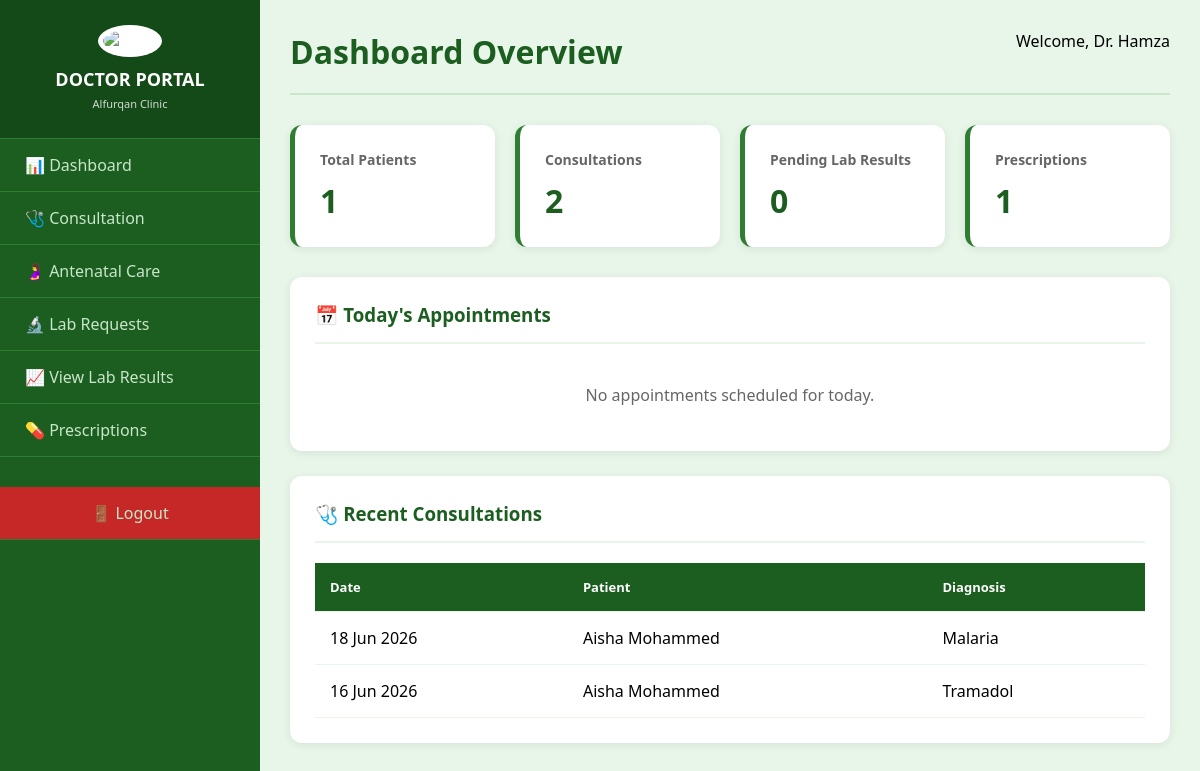
/doctor/dashboard.php (signed in), run on the app's committed database.
### tables this page shows
CREATE TABLE `consultations` (
  `id` int(11) NOT NULL,
  `patient_id` int(11) NOT NULL,
  `doctor_id` int(11) NOT NULL,
  `symptoms` text DEFAULT NULL,
  `diagnosis` text DEFAULT NULL,
  `prescription` text DEFAULT NULL,
  `visit_date` timestamp NOT NULL DEFAULT current_timestamp()
);

CREATE TABLE `patients` (
  `id` int(11) NOT NULL,
  `name` varchar(100) NOT NULL,
  `age` int(11) DEFAULT NULL,
  `gender` enum('Male','Female') NOT NULL,
  `phone` varchar(15) DEFAULT NULL,
  `address` text DEFAULT NULL,
  `allergies` text DEFAULT NULL,
  `medical_conditions` text DEFAULT NULL,
  `patient_status` enum('Stable','Critical','Recovering','Discharged','Pending') DEFAULT 'Pending',
  `reg_date` timestamp NOT NULL DEFAULT current_timestamp()
);

### doctor/dashboard.php (the view, shortened to what this page needs)
<?php
include '../config/db.php';
$doctor_id = $_SESSION['user_id'];
$total_patients = $conn->query("SELECT COUNT(DISTINCT patient_id) as total FROM consultations WHERE doctor_id = $doctor_id")->fetch_assoc()['total'] ?? 0;
$total_consultations = $conn->query("SELECT COUNT(*) as total FROM consultations WHERE doctor_id = $doctor_id")->fetch_assoc()['total'] ?? 0;
$pending_lab = $conn->query("SELECT COUNT(*) as total FROM lab_requests WHERE doctor_id = $doctor_id AND status = 'Pending'")->fetch_assoc()['total'] ?? 0;
$total_prescriptions = $conn->query("SELECT COUNT(*) as total FROM prescriptions WHERE doctor_id = $doctor_id")->fetch_assoc()['total'] ?? 0;
$recent_consultations = $conn->query("SELECT c.*, p.name as patient_name FROM consultations c JOIN patients p ON c.patient_id = p.id WHERE c.doctor_id = $doctor_id ORDER BY c.visit_date DESC LIMIT 5");
$today_apts = $conn->query("SELECT a.*, p.name as patient_name, p.phone FROM appointments a JOIN patients p ON a.patient_id = p.id WHERE a.doctor_id = $doctor_id AND DATE(a.appointment_date) = CURDATE() ORDER BY a.appointment_time ASC");
?>
<!DOCTYPE html>
<html lang="en">
<head>
</head>
<body>
    <div class="sidebar">
        <div class="sidebar-header">
            <img src="../assets/logo.png" alt="Logo">
            <h2>DOCTOR PORTAL</h2><small>Alfurqan Clinic</small>
        </div>
        <div class="sidebar-menu">
    <a href="dashboard.php">📊 Dashboard</a>
    <a href="consultation.php">🩺 Consultation</a>
    <a href="antenatal.php">🤰 Antenatal Care</a>
    <a href="request_lab_test.php">🔬 Lab Requests</a>
    <a href="view_lab_results.php">📈 View Lab Results</a>
    <a href="prescribe_drug.php">💊 Prescriptions</a>
    <a href="../logout.php" class="logout-btn">🚪 Logout</a>
</div>
    </div>
    <div class="main-content">
        <div class="header">
            <h1> Dashboard Overview</h1>
            <span>Welcome, Dr. <?php echo htmlspecialchars($_SESSION['username']); ?></span>
        </div>
        <div class="stats-grid">
            <div class="stat-card"><h3>Total Patients</h3><p><?php echo $total_patients; ?></p></div>
            <div class="stat-card"><h3>Consultations</h3><p><?php echo $total_consultations; ?></p></div>
            <div class="stat-card"><h3>Pending Lab Results</h3><p><?php echo $pending_lab; ?></p></div>
            <div class="stat-card"><h3>Prescriptions</h3><p><?php echo $total_prescriptions; ?></p></div>
        </div>
        <div class="section">
            <h3>📅 Today's Appointments</h3>
            <?php if ($today_apts->num_rows > 0): ?>
            <table>
                <thead><tr><th>Time</th><th>Patient</th><th>Phone</th><th>Reason</th><th>Status</th></tr></thead>
                <tbody>
                    <?php while($apt = $today_apts->fetch_assoc()): ?>
                    <tr>
                        <td><?php echo date('g:i A', strtotime($apt['appointment_time'])); ?></td>
                        <td><?php echo htmlspecialchars($apt['patient_name']); ?></td>
                        <td><?php echo $apt['phone']; ?></td>
                        <td><?php echo htmlspecialchars(substr($apt['reason'], 0, 30)); ?>...</td>
                        <td><span class="badge bg-<?php echo strtolower($apt['status']); ?>"><?php echo $apt['status']; ?></span></td>
                    </tr>
                    <?php endwhile; ?>
                </tbody>
            </table>
            <?php else: ?>
            <p style="color: #666; text-align: center; padding: 20px;">No appointments scheduled for today.</p>
            <?php endif; ?>
        </div>
        <div class="section">
            <h3>🩺 Recent Consultations</h3>
            <?php if ($recent_consultations->num_rows > 0): ?>
            <table>
                <thead><tr><th>Date</th><th>Patient</th><th>Diagnosis</th></tr></thead>
                <tbody>
                    <?php while($c = $recent_consultations->fetch_assoc()): ?>
                    <tr>
                        <td><?php echo date('d M Y', strtotime($c['visit_date'])); ?></td>
                        <td><?php echo htmlspecialchars($c['patient_name']); ?></td>
                        <td><?php echo htmlspecialchars($c['diagnosis']); ?></td>
                    </tr>
                    <?php endwhile; ?>
                </tbody>
            </table>
            <?php else: ?>
            <p style="color: #666; text-align: center; padding: 20px;">No recent consultations.</p>
            <?php endif; ?>
        </div>
    </div>
</body>
</html>

### doctor/dashboard.php (style rules this page uses)
* { margin: 0; padding: 0; box-sizing: border-box; }
body { font-family: 'Segoe UI', sans-serif; background: #e8f5e9; display: flex; }
.sidebar { width: 260px; background: #1b5e20; color: white; height: 100vh; position: fixed; }
.sidebar-header { text-align: center; padding: 25px 20px; border-bottom: 1px solid #2e7d32; background: #144a18; }
.sidebar-header img { width: 70px; height: 70px; margin-bottom: 10px; background: white; border-radius: 50%; padding: 5px; }
.sidebar-header h2 { font-size: 18px; }
.sidebar-header small { font-size: 11px; opacity: 0.8; }
.sidebar-menu a { display: flex; align-items: center; gap: 15px; padding: 15px 25px; color: #c8e6c9; text-decoration: none; border-bottom: 1px solid #2e7d32; transition: 0.3s; }
.logout-btn { background: #c62828 !important; justify-content: center; margin-top: 30px; }
.main-content { margin-left: 260px; padding: 30px; width: calc(100% - 260px); }
.header { display: flex; justify-content: space-between; margin-bottom: 30px; padding-bottom: 20px; border-bottom: 2px solid #c8e6c9; }
.header h1 { color: #1b5e20; }
.stats-grid { display: grid; grid-template-columns: repeat(auto-fit, minmax(200px, 1fr)); gap: 20px; margin-bottom: 30px; }
.stat-card { background: white; padding: 25px; border-radius: 12px; box-shadow: 0 2px 10px rgba(0,0,0,0.08); border-left: 5px solid #2e7d32; }
.stat-card h3 { color: #666; font-size: 14px; margin-bottom: 10px; }
.stat-card p { color: #1b5e20; font-size: 32px; font-weight: bold; }
.section { background: white; padding: 25px; border-radius: 12px; box-shadow: 0 2px 10px rgba(0,0,0,0.08); margin-bottom: 25px; }
.section h3 { color: #1b5e20; margin-bottom: 20px; border-bottom: 2px solid #e8f5e9; padding-bottom: 15px; }
table { width: 100%; border-collapse: collapse; }
th, td { padding: 15px; text-align: left; border-bottom: 1px solid #e8f5e9; }
th { background: #1b5e20; color: white; font-size: 13px; }

### data on the page
consultations: visit_date "18 Jun 2026", patient.name "Aisha Mohammed", diagnosis "Malaria"
consultations: visit_date "16 Jun 2026", patient.name "Aisha Mohammed", diagnosis "Tramadol"

### other printed values
$_SESSION['username'] "Hamza"
$total_patients "1"
$total_consultations "2"
$pending_lab "0"
$total_prescriptions "1"
